Frame 1 (no input): blank canvas, image omitted
Frame 60 (the mouse pressed at the canvas centre just before this capture): blank canvas, image omitted
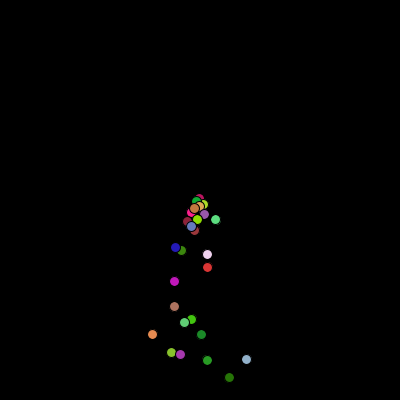
Frame 120 (the mouse held since frame 60 and released just before this capture)

The Processing sketch whose frames 1 and 60 were blank and that drew this single picture after the mouse press (run headless with seeded random() and noise(); from frame 60 on, the mouse is pressed at the canvas centre):

// Processing sketch: version_control_launch_sketch
// ── version_control_launch_sketch.pde
ArrayList<Particle> particles;

void setup(){
 size(400,400);
 particles = new ArrayList<Particle>();
}

void draw(){
  background(0);
  for (int j = particles.size() -1; j >= 0; j--){
    particles.get(j).update();
    particles.get(j).display();
  }
  if(mousePressed == true) {
    particles.add(new Particle(mouseX, mouseY));
  }
}

// ── particle.pde
class Particle {
  
  PVector position;
  PVector velocity;
  PVector acceleration;
  
  Particle(float x, float y ){
    position = new PVector(x, y);
    velocity = new PVector(random(-2, 2), random(-2, 2));
    acceleration = new PVector(0, 0.5);
  }
  
  void update(){
    velocity.add(acceleration);
    position.add(velocity);
  }
  
  void display(){
    float R = random(0,255);
    float G = random(0,225);
    float B = random(0,255);
    fill(R,G,B);
    ellipse(position.x, position.y, 10, 10);
  }
}
